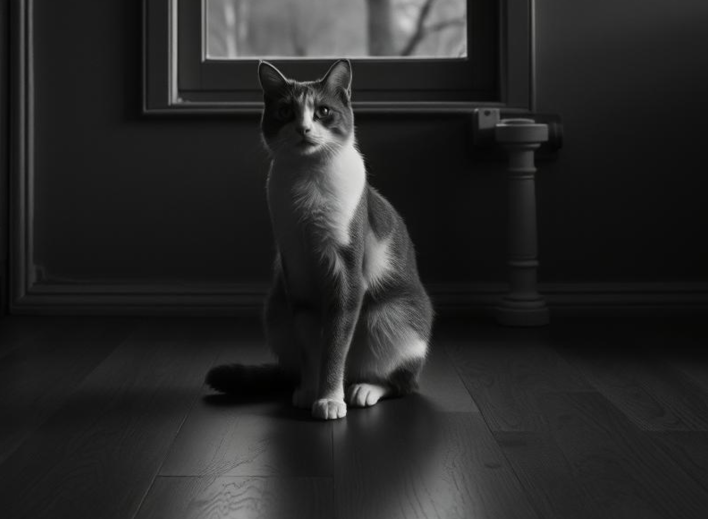
#> input picture chapter_04/03_prompt_engineering/assets/llava_test_image.png, 1416 x 1038 px (shown at 1/2 size)
$ jupyter execute --allow-errors prompt_engineering.ipynb
#> lines starting #> are read from the running program, lines starting #| are printed output that depends on the picture
### chapter_04/03_prompt_engineering/prompt_engineering_utils.py
"""Small, safe helpers used by the prompt-engineering examples.

The module deliberately does not contact a model service at import or client
construction time.  Calls to local Ollama and optional OpenAI are explicit.
"""
from __future__ import annotations

import ast
import base64
import io
import json
import math
import os
import time
from collections import Counter
from pathlib import Path
from typing import Any

PROFILES = {
    "short": {"max_tokens": 192, "image_steps": 8, "vote_samples": 3},
    "full": {"max_tokens": 256, "image_steps": 20, "vote_samples": 5},
}
IMAGE_MODEL = "prompthero/openjourney"
IMAGE_REVISION = "f4572661b028c732b2b97c8fbdc32fa5db3afe03"


class PromptClient:
    """A minimal client which uses Ollama's native API for local models."""

    def __init__(self, provider: str = "ollama", model: str = "gemma4:31b-mlx",
                 vision_model: str | None = None, base_url: str = "http://localhost:11434",
                 timeout: int = 120, max_tokens: int = 192, seed: int = 42):
        if provider not in {"ollama", "openai"}:
            raise ValueError("provider must be 'ollama' or 'openai'")
        if not model or not isinstance(model, str):
            raise ValueError("a model must be configured explicitly")
        self.provider, self.model, self.vision_model = provider, model, vision_model
        self.base_url, self.timeout = base_url, timeout
        self.max_tokens, self.seed = max_tokens, seed
        self.records: list[dict[str, Any]] = []
        # SDK clients are intentionally lazy: construction must be offline.
        self._client = None

    @staticmethod
    def _name_installed(configured: str, installed: set[str]) -> bool:
        return configured in installed or (":" not in configured and configured + ":latest" in installed)

    def preflight(self) -> dict[str, Any]:
        result: dict[str, Any] = {"provider": self.provider, "model": self.model,
                                  "vision_model": self.vision_model}
        if self.provider == "openai":
            key = os.environ.get("OPENAI_API_KEY", "")
            if not key or self._placeholder_key(key):
                raise RuntimeError("OpenAI was selected but OPENAI_API_KEY is not configured")
            result["capabilities"] = "not network-tested (cloud preflight is credential-only)"
            return result
        try:
            import requests
            response = requests.get(self.base_url.rstrip("/") + "/api/tags", timeout=5)
            response.raise_for_status()
            payload = response.json()
        except Exception as exc:
            raise RuntimeError("Cannot reach local Ollama at configured base_url; start Ollama and check it is running") from exc
        models = payload.get("models", [])
        names = {item.get("name") or item.get("model") for item in models
                 if isinstance(item, dict) and (item.get("name") or item.get("model"))}
        missing = [name for name in (self.model, self.vision_model) if name and not self._name_installed(name, names)]
        if missing:
            raise RuntimeError("Configured Ollama model(s) not installed: " + ", ".join(missing) + ". Pull the named model explicitly.")
        result["installed_models"] = sorted(names)
        capabilities = {item.get("name") or item.get("model"): item.get("capabilities", "unknown")
                        for item in models if isinstance(item, dict)}
        result["capabilities"] = capabilities
        if self.vision_model:
            declared = capabilities.get(self.vision_model, capabilities.get(self.vision_model + ":latest", "unknown"))
            if isinstance(declared, list) and "vision" not in declared:
                raise RuntimeError('Configured vision model does not declare vision support; select a vision model or disable RUN_VISION')
            result["vision_capabilities"] = declared
        return result

    # [4 lines left out: function _placeholder_key, not called in this run]

    def _ollama(self):
        if self._client is None:
            try:
                import ollama
                self._client = ollama.Client(host=self.base_url, timeout=self.timeout)
            except Exception as exc:
                raise RuntimeError("Unable to initialize local Ollama SDK") from exc
        return self._client

    # [11 lines left out: function _openai, not called in this run]

    @staticmethod
    def _image_name(image: Any) -> str:
        return os.path.basename(os.fspath(image)) if isinstance(image, (str, os.PathLike)) else "image-bytes"

    # [16 lines left out: function _cloud_image, not called in this run]

    def complete(self, prompt: str, system: str | None = None, temperature: float = 0,
                 images: list[Any] | None = None, max_tokens: int | None = None,
                 seed: int | None = None) -> str:
        if images is not None and not isinstance(images, list):
            raise TypeError("images must be a list or None")
        budget, actual_seed = max_tokens if max_tokens is not None else self.max_tokens, seed if seed is not None else self.seed
        if isinstance(budget, bool) or not isinstance(budget, int) or budget <= 0:
            raise ValueError('max_tokens must be a positive integer')
        if not isinstance(temperature, (int, float)) or not math.isfinite(temperature) or not 0 <= temperature <= 2:
            raise ValueError('temperature must be a finite value between 0 and 2')
        model = self.vision_model if images and self.vision_model else self.model
        started = time.monotonic()
        finish_reason = None
        try:
            if self.provider == "ollama":
                messages: list[dict[str, Any]] = []
                if system:
                    messages.append({"role": "system", "content": system})
                user: dict[str, Any] = {"role": "user", "content": prompt}
                if images:
                    user["images"] = images
                messages.append(user)
                response = self._ollama().chat(model=model, messages=messages, stream=False, think=False,
                                               options={"temperature": temperature, "num_predict": budget, "seed": actual_seed})
                message = response.get("message", {}) if isinstance(response, dict) else response.message
                content = message.get("content") if isinstance(message, dict) else getattr(message, "content", None)
                finish_reason = response.get("done_reason") if isinstance(response, dict) else getattr(response, "done_reason", None)
            else:
                content: Any = prompt
                if images:
                    content = [{"type": "text", "text": prompt}] + [
                        {"type": "image_url", "image_url": {"url": self._cloud_image(image)}} for image in images]
                messages = ([{"role": "system", "content": system}] if system else []) + [{"role": "user", "content": content}]
                response = self._openai().chat.completions.create(model=model, messages=messages,
                    max_completion_tokens=budget, temperature=temperature, seed=actual_seed)
                choice = response.choices[0]
                content, finish_reason = choice.message.content, choice.finish_reason
        except RuntimeError:
            raise
        except Exception:
            # Do not surface SDK request details: they can contain headers or file paths.
            raise RuntimeError("Model request failed; verify provider, configured model, and local service") from None
        if not isinstance(content, str) or not content.strip():
            raise RuntimeError("Model returned empty content; increase completion budget or disable reasoning/thinking for this request")
        self.records.append({"index": len(self.records), "provider": self.provider, "model": model,
            "prompt": prompt, "system": system, "image_count": len(images or []),
            "image_names": [self._image_name(x) for x in images or []], "temperature": temperature,
            "seed": actual_seed, "max_tokens": budget, "elapsed_seconds": time.monotonic() - started,
            "response": content, "finish_reason": finish_reason})
        return content


# [54 lines left out: functions parse_json_object, majority_vote, safe_calculate, not called in this run]


def run_react(client: Any, question: str, max_turns: int = 3) -> dict[str, Any]:
    if max_turns < 1: raise ValueError("max_turns must be positive")
    trace, used_calculator, observations = [], False, []
    system = ("Return strict JSON only. Actions are calculate(expression) encoded as "
              '{"action":"calculate","expression":"..."} or final(answer) encoded as '
              '{"action":"final","answer":...}. Use calculate for arithmetic; do not provide private reasoning.')
    for turn in range(1, max_turns + 1):
        prompt = "Question: " + question + "\nStructured observations: " + json.dumps(observations)
        data = parse_json_object(client.complete(prompt, system=system, temperature=0))
        action = data.get("action")
        if action == "calculate":
            if not isinstance(data.get("expression"), str): raise ValueError("calculate action requires a string expression")
            result = safe_calculate(data["expression"])
            used_calculator = True
            item = {"turn": turn, "action": "calculate", "expression": data["expression"], "observation": result}
            trace.append(item); observations.append(item)
        elif action == "final":
            if not used_calculator:
                item = {"turn": turn, "action": "final", "observation": "final refused: calculate first"}
                trace.append(item); observations.append(item)
                continue
            answer = data.get("answer")
            if not isinstance(answer, (str, int, float)) or isinstance(answer, bool): raise ValueError("final action requires a string or number answer")
            trace.append({"turn": turn, "action": "final", "observation": answer})
            return {"answer": answer, "trace": trace, "used_calculator": True}
        else: raise ValueError("unknown or malformed ReAct action")
    raise ValueError("ReAct exhausted its turn budget without a valid final answer")


def choose_image_device(choice: str = "auto") -> str:
    import torch
    available = {"cuda": bool(torch.cuda.is_available()), "mps": bool(getattr(torch.backends, "mps", None) and torch.backends.mps.is_available()), "cpu": True}
    if choice == "auto": return next(name for name in ("cuda", "mps", "cpu") if available[name])
    if choice not in available: raise ValueError("device must be auto, cuda, mps, or cpu")
    if not available[choice]: raise RuntimeError("requested image device is unavailable: " + choice)
    return choice


def load_image_pipeline(device_choice: str = "auto") -> tuple[Any, str]:
    import torch
    from diffusers import DiffusionPipeline
    device = choose_image_device(device_choice)
    dtype = torch.float16 if device in {"cuda", "mps"} else torch.float32
    # Current Diffusers uses dtype; this is a built-in pipeline, not remote code.
    pipe = DiffusionPipeline.from_pretrained(IMAGE_MODEL, revision=IMAGE_REVISION, dtype=dtype)
    pipe = pipe.to(device)
    pipe.enable_attention_slicing()
    return pipe, device


# [11 lines left out: function generate_image, not called in this run]

### chapter_04/03_prompt_engineering/prompt_engineering.ipynb
# Prompt engineering: clear instructions, useful checks

A prompt is the input that asks a model to do a task. It can provide instructions, context, examples, and an output format. A **system** instruction sets broad behavior; a **user** message gives the current request. These are useful conventions, not security boundaries. Prompts guide generated output; they do not update model weights. Fine-tuning changes model parameters through training, which is a different process.

We will compare real responses, validate structured outputs, and inspect where prompting can fail. Outputs vary by model and run; examples below are experiments, not guaranteed answers.

## Setup and run profile

This notebook defaults to a local Ollama-compatible endpoint. It makes no cloud calls unless you explicitly select OpenAI. Set `PROMPT_TEXT_MODEL` to a model available on your machine; the default below is machine-specific and may not exist elsewhere. Image generation downloads public model files when enabled. Keep the text and vision models modest if memory is limited.

[cell 1]
import os, sys, json, re, time, platform, importlib.metadata as metadata
from pathlib import Path
from collections import Counter
from IPython.display import display, Markdown
import prompt_engineering_utils as pu

PROVIDER = os.environ.get("PROMPT_PROVIDER", "ollama").lower()
MODEL = os.environ.get("PROMPT_TEXT_MODEL", "gpt-4.1-mini" if PROVIDER == "openai" else "gemma4:31b-mlx")
VISION_MODEL = os.environ.get("PROMPT_VISION_MODEL", MODEL)
LOCAL_BASE_URL = os.environ.get("OLLAMA_BASE_URL", "http://localhost:11434")
PROFILE = 'full'  # 'short' or 'full'; set before selecting settings
if PROFILE not in pu.PROFILES:
    raise ValueError(f"PROFILE must be one of {sorted(pu.PROFILES)}")
settings = pu.PROFILES[PROFILE]
RUN_IMAGE_GENERATION = True
RUN_VISION = True
client = pu.PromptClient(provider=PROVIDER, model=MODEL, vision_model=VISION_MODEL if RUN_VISION else None,
                         base_url=LOCAL_BASE_URL, timeout=120,
                         max_tokens=settings["max_tokens"], seed=42)
#> (the rest of this cell did not finish here and is left out)

## 1. Be clear and specific

A vague request leaves length and audience open. Add the task, audience, key facts, and a checkable format. For a circle, the area is `A = πr²`; the request below asks for two radii and a concise word budget.

[cell 2]
area_prompt = "Explain circle area to a beginner in at most 96 words. Give A = pi*r^2 and calculate areas for radii 2 and 3, showing substitutions and approximate answers to 2 decimals."
#> (the rest of this cell did not finish here and is left out)

The concrete request makes the expected work easier to inspect: `π·2² ≈ 12.57` and `π·3² ≈ 28.27`. In the supplied run, the vague answer hit the completion-token cap; its `finish_reason` is `length` in the saved record. The specific request completed within the same cap. Model answers can still contain arithmetic or length errors; check important calculations independently.

## 2. System instructions shape audience

Ask the same question with two audience instructions. These roles steer style; they do not guarantee correctness or enforce permissions.

[cell 3]
digest_question = "How do humans digest food?"
for audience in ("primary-school", "secondary-school"):
    system = f"You are a helpful {audience} teacher. Explain digestion in at most 70 words; use accurate simple language."
    print(f"\n[{audience}]\n" + client.complete(digest_question, system=system))
#> (the call stopped at in _ollama, `self._client = ollama.Client(host=self.base_url, timeout=self.timeout)`: ollama is not available in this run)

## 3. Decompose a task

A short numbered procedure exposes omissions. Here the source is the authority: do not invent steps or ingredients.

[cell 4]
tea_source = "Boil water. Add milk, then tea leaves; boil for one minute. Add sugar to taste and serve in a tall glass."
tea_prompt = f"Rewrite only the actions present in this passage as numbered steps. Do not add ingredients or steps. Passage: {tea_source}"
print(client.complete(tea_prompt))
#> (the call stopped at in _ollama, `self._client = ollama.Client(host=self.base_url, timeout=self.timeout)`: ollama is not available in this run)

## 4. Give examples (few-shot prompting)

Examples demonstrate a response pattern, but incorrect examples teach incorrect facts. Whales are mammals, not fish; birds are animals with feathers, and not all birds fly. Compare answers to the same question.

[cell 5]
monkey_question = "What are monkeys? Answer in one short sentence."
print("Without examples:\n", client.complete(monkey_question))
#> (the call stopped at in _ollama, `self._client = ollama.Client(host=self.base_url, timeout=self.timeout)`: ollama is not available in this run)
examples = "Examples:\nQ: What are birds?\nA: Birds are animals with feathers; some cannot fly.\nQ: What are whales?\nA: Whales are mammals that live in water."
print("\nWith examples:\n", client.complete(examples + "\nQ: What are monkeys?\nA:",
                                              system="Answer in one short, factual sentence."))
#> (the call stopped at in _ollama, `self._client = ollama.Client(host=self.base_url, timeout=self.timeout)`: ollama is not available in this run)

An example can influence format and content, but does not prove the model learned a reliable rule. Check factual claims.

## 5. Supply context

Without a source, a model may guess. The notice below is invented for this exercise; extract only its supported facts.

[cell 6]
notice = "The Cedar Street Library is open Monday through Saturday, 9:00 a.m. to 5:00 p.m. It is closed on Sunday."
context_prompt = f"Using only the notice, answer: What are the hours on Sunday? If closed, say closed. Do not infer other hours.\nNOTICE: {notice}"
print(client.complete(context_prompt))
#> (the call stopped at in _ollama, `self._client = ollama.Client(host=self.base_url, timeout=self.timeout)`: ollama is not available in this run)

## 6. Match the prompt to the task

Classification asks for a label, summarization compresses information, and extraction selects fields. A constrained response is easier to check, but instructions alone do not guarantee valid data.

[cell 7]
reviews = ["The acting and music were excellent.", "The plot was dull and confusing.", "The film starts at 7 p.m."]
classification_results = []
#> (the rest of this cell did not finish here and is left out)

[cell 8]
summary_source = "A neighborhood garden opened in May. Volunteers planted tomatoes and beans. The harvest is shared with nearby families."
#> (the rest of this cell did not finish here and is left out)

For extraction, use a small fictional record with known values. Strict parsing checks syntax and required keys; a valid JSON object can still contain semantically wrong values.

[cell 9]
book_source = "Practical Models, by Riya Sen and Omar Chen, edition 3. The authors visited Berlin and Hamburg."
extract_prompt = f"Extract title, authors, edition, and cities from the source. Return one JSON object only, with keys title (string), authors (array), edition (integer), cities (array). Source: {book_source}"
required = ["title", "authors", "edition", "cities"]
#> (the rest of this cell did not finish here and is left out)

Parsing is not the same as validation: downstream code should check types, allowed values, and meaning. Never use `eval` to parse model output.

## 7. Ask for a brief, checkable rationale

For a simple arithmetic question, request the answer and a compact equation rather than private hidden chain-of-thought. A model's explanation is not proof; calculate independently. Generated intermediate solutions can help some tasks, but phrases such as “take a deep breath” are not guarantees of better reasoning. See [Wei et al. (2022)](https://arxiv.org/abs/2201.11903) for the original chain-of-thought prompting study.

#> (a cell that did not finish here is left out)

## 8. ReAct: a bounded real tool loop

ReAct combines language-model decisions with actions and observations. This helper allows a bounded number of turns and a safe calculator action; it returns the actual trace. The tool result—not a model's claim to have calculated—is the observation. Here we use a small JSON action protocol, not native SDK function calling or a general-purpose agent. See [Yao et al.](https://arxiv.org/abs/2210.03629).

#> (a cell that did not finish here is left out)

print(json.dumps(react_result, indent=2, default=str))
print("Expected arithmetic:", (12 + 8) * 3,
      "\nCalculator used:", react_result.get("used_calculator"))

A bounded tool loop can still fail to select or use a tool correctly. Restrict tool capabilities and validate results before consequential use.

## 9. Self-consistency by parsed vote

Sample several answers to a known arithmetic question, parse only the requested JSON integer, and vote on valid parsed values. Invalid samples remain visible; ties have no winner. Samples can be correlated and agreement is not proof. The known answer is an independent oracle for this toy example. This illustrates answer aggregation inspired by [Wang et al.](https://arxiv.org/abs/2203.11171), not access to a model's private reasoning.

#> (a cell that did not finish here is left out)

## 10. Image generation with a local public model (optional, heavyweight)

Diffusion generates images from text and model parameters; it may need a large download and substantial memory. This section is enabled by default to make the experiment explicit; set `RUN_IMAGE_GENERATION = False` before running it to skip. A skipped run is recorded as skipped, not as a generated result. Width and height set dimensions; phrases such as `8k` or `--ar` are not reliable parameter controls. A negative prompt may influence generation but cannot guarantee removal of an object.

[cell 13]
section_status = {"image_generation": "not_run", "vision": "not_run", "injection_demo": "not_run"}
image_results = {}
#> (the rest of this cell did not finish here and is left out)

#> further down, preview is the input picture: PIL image 1416x1038 RGBA; mean R, G, B, A 39.2, 39.2, 39, 255
#> `preview.thumbnail((640, 480))`:
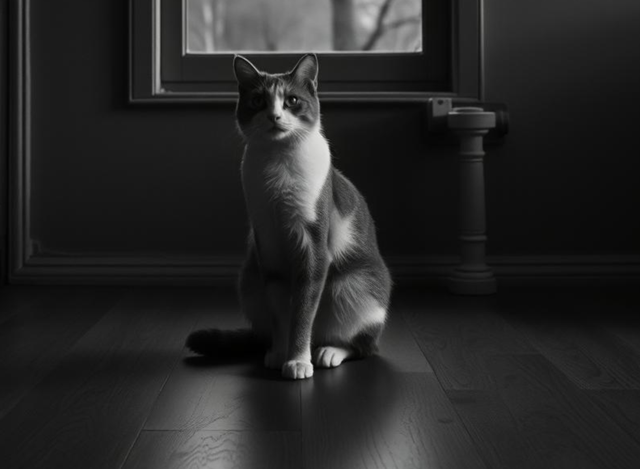
#> preview: PIL image 640x469 RGBA; mean R, G, B, A 39.2, 39.2, 39, 255
#> (the rest of the program and of its run is left out)
